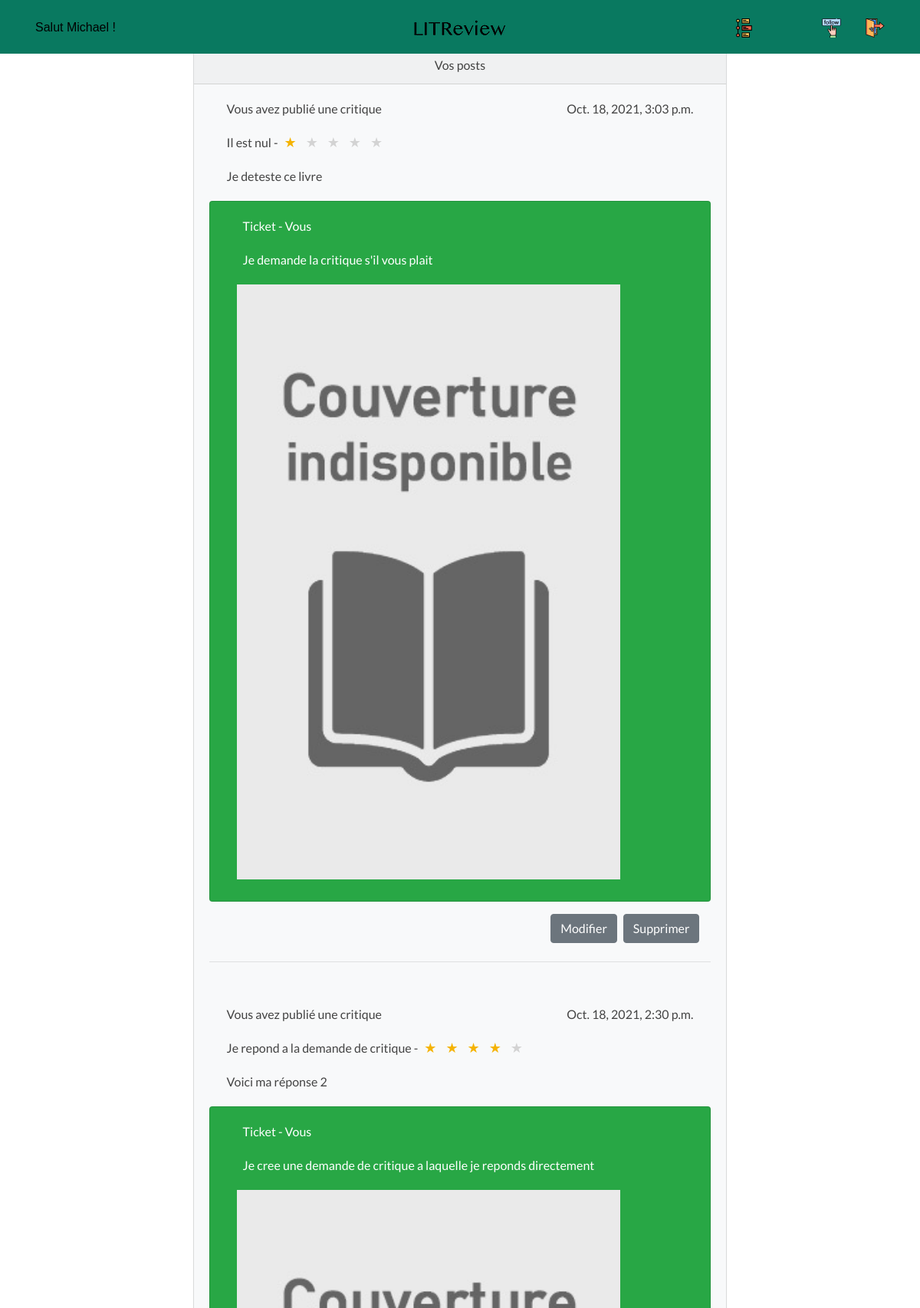
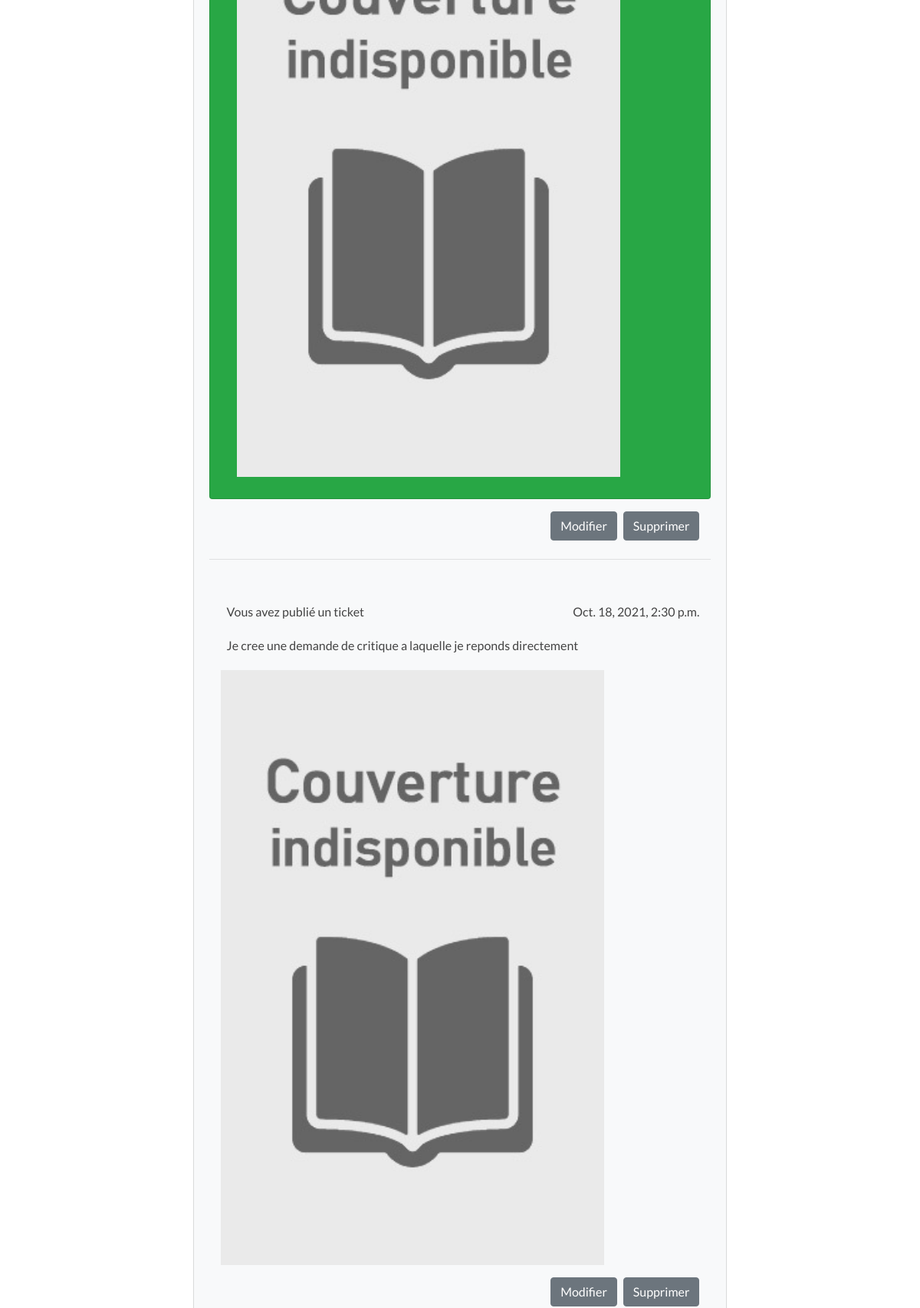
Screenshot of /posts/ (signed in, upper part) with the database file from the repository (2 pictures, top to bottom).
### app/models.py (models this page shows)
class Review(models.Model):
    ticket = models.ForeignKey(to=Ticket, on_delete=models.CASCADE)
    rating = models.PositiveSmallIntegerField(
        validators=[MinValueValidator(0), MaxValueValidator(5)]
    )
    headline = models.CharField(max_length=128)
    body = models.TextField(max_length=8192, blank=True)
    user = models.ForeignKey(
        to=settings.AUTH_USER_MODEL,
        on_delete=models.CASCADE
    )
    time_created = models.DateTimeField(auto_now_add=True)

class Ticket(models.Model):
    title = models.CharField(max_length=128)
    description = models.TextField(max_length=2048, blank=True)
    user = models.ForeignKey(
        to=settings.AUTH_USER_MODEL,
        on_delete=models.CASCADE
    )
    image = models.ImageField(
        null=True,
        blank=True,
        upload_to='images/',
        default='images/default.jpeg'
    )
    time_created = models.DateTimeField(auto_now_add=True)

### app/views.py (the view)
# urls.py: path('posts/', views.posts_view, name='posts'),
@login_required(login_url='login')
def posts_view(request):
    tickets = list(Ticket.objects.filter(user=request.user))
    reviews = list(Review.objects.filter(user=request.user))
    tickets_and_reviews = sorted(
        tickets + reviews,
        key=lambda item: item.time_created,
        reverse=True
    )
    context = {"tickets_and_reviews": tickets_and_reviews}
    return render(request, 'posts.html', context)

### app/templates/posts.html (shortened to what this page needs)
{% extends 'base_index.html' %}
{% load static %}
{% block content %}
    <div id="block-content-home">
        <header>
            {% block navbar %}
                {% include "navbar.html" %}
            {% endblock navbar %}
        </header>
        <div id="content-def-bp">
            <div class="center-block text-center">
                <div class="col d-flex justify-content-center mb-4">
                    <div class="card bg-light mb-3">
                        <div class="card-header">Vos posts</div>
                        {% for item in tickets_and_reviews %}
                            {% if item.rating %}
                                <div class="card-body">
                                    <div class="col d-flex justify-content-between mb-2">
                                        <p class="card-title ml-2">Vous avez publié une critique</p>
                                        <p class="card-title mr-2">{{ item.time_created }}</p>
                                    </div>
                                    <div class="col d-flex mb-2">
                                        <p class="card-title ml-2">{{ item.headline }} - </p>
                                       <div class="django-starfield" id="django-starfield-newreview-rating">
                                           {% widthratio item.rating 1 -1 as negative_item_rating %}
                                           {% with rest=negative_item_rating|add:"5" %}
                                               {% if rest %}
                                                   {% for i in "x"|rjust:rest %}
                                                       <label for="newreview-rating-{{ forloop.counter }}" style="color:lightgray;"></label>
                                                   {% endfor %}
                                               {% endif %}
                                           {% endwith %}
                                           {% for i in "x"|rjust:item.rating %}
                                               <label for="newreview-rating-{{ forloop.counter }}" style="filter:none"></label>
                                           {% endfor %}
                                        </div>
                                    </div>
                                    <div class="col d-flex mb-2">
                                        <p class="card-title ml-2">{{ item.body }}</p>
                                    </div>
                                    <div class="card text-white bg-success mb-3">
                                        <div class="card-body">
                                            <div class="col d-flex mb-2">
                                                <p class="card-title ml-2">Ticket - Vous</p>
                                            </div>
                                            <div class="col d-flex mb-2">
                                                <p class="card-title ml-2">{{ item.ticket.title }}</p>
                                            </div>
                                            <div class="col d-flex mb-2">
                                                {% if item.ticket.image %}
                                                    <img class="img-max" src="{{ item.ticket.image.url }}" alt="{{ item.ticket.image }}"/>
                                                {% endif %}
                                            </div>
                                        </div>
                                    </div>
                                    <div class="col d-flex justify-content-end mb-2">
                                        <a class="btn btn-secondary btn-md mr-2" href="{% url "edit_review" pk=item.id %}">Modifier</a>
                                        <a class="btn btn-secondary btn-md" href="{% url "delete_review" pk=item.id %}">Supprimer</a>
                                    </div>
                                    <hr class="mt-4"/>
                                </div>
                            {% else %}
                                <div class="card-body">
                                    <div class="col d-flex justify-content-between mb-2">
                                        <p class="card-title ml-2">Vous avez publié un ticket</p>
                                        <p class="card-title ml-2">{{ item.time_created }}</p>
                                    </div>
                                    <div class="col d-flex mb-2">
                                        <p class="card-title ml-2">{{ item.title }}</p>
                                    </div>
                                    <div class="col d-flex mb-2">
                                        {% if item.image %}
                                            <img class="img-max mb-2" src="{{ item.image.url }}" alt="image"/>
                                        {% endif %}
                                    </div>
                                    <div class="col d-flex justify-content-end mb-2">
                                        <a class="btn btn-secondary btn-md mr-2" href="{% url "edit_review_request" pk=item.id %}">Modifier</a>
                                        <a class="btn btn-secondary btn-md" href="{%  url "delete_review_request" pk=item.id %}">Supprimer</a>
                                    </div>
                                </div>
                            {% endif %}
                        {% endfor %}
                    </div>
                </div>
            </div>
        </div>
    </div>
{% endblock content %}

### app/templates/navbar.html (shortened to what this page needs)
{% load static %}
{% static "images/LITReview_text.png" as litreview_text_png %}
{% static "images/feed.svg" as feed_icon %}
{% static "images/follow_users.svg" as account_follow_icon %}
{% static "images/logout.svg" as logout_icon %}
{% url "index" as index_url %}
{% url "feed" as feed_url %}
{% url "posts" as posts_url %}
{% url "account_follow" as account_follow_url %}
{% url "logout" as logout_url %}
<div class="navtop-box d-none d-sm-block">
    <nav class="nav navtop container">
        <div class="navtop-block center-block">
            <a id="username" class="nav-link" href="{{ index_url }}">
                <p id="username-text">Salut {{ user }} !</p>
                <img src="{{ litreview_text_png }}" alt="" class="navbar-brand">
            </a>
        </div>
        <div class="navtop-block">
            <a class="nav-link" href="{{ feed_url }}" data-toggle="tooltip" data-placement="bottom"
               title="Mon flux">
                <img src="{{ feed_icon }}" alt="" class="navbar-icon">
            </a>
            <a class="nav-link" href="{{ posts_url }}" data-toggle="tooltip" data-placement="bottom"
               title="Mes posts">
            </a>
            <a class="nav-link" href="{{ account_follow_url }}" data-toggle="tooltip" data-placement="bottom"
               title="Mes abonnements">
                <img src="{{ account_follow_icon }}" alt="" class="navbar-icon">
            </a>
            <a class="nav-link" href="{{ logout_url }}" data-toggle="tooltip" data-placement="bottom"
               title="Me deconnecter">
                <img src="{{ logout_icon }}" alt="" class="navbar-icon">
            </a>
        </div>
    </nav>
</div>

### app/static/css/style.css (style rules this page uses)
body { padding: 0; margin: 0; height: 100vh; font-family: 'Lato', sans-serif !important; color: #434343; }
.img-max { max-width: 500px; width:100%; }
a { color: #097960; }
#username { color: black; font-size: 1rem; font-weight: 500; font-family: 'Helvetica', sans-serif; }
#username-text { margin-top: 1rem; margin-bottom: 1rem; }
.navtop-box { background: rgba(9,121,96, 1); display: flex; height: 70px; position: fixed; top: 0; left: 0; width: 100%; z-index: 9999; }
.navbar-brand { position: absolute; left: 50%; margin-left: -60px !important; display: block; }
.navbar-icon { width: 25px; color: #2FD485; }
.navtop { justify-content: space-between; padding: 0; }
.navtop-block { display: flex; }
.navtop a { display: flex; align-items: center; text-align: center; }
#content1, #content2, #content3, #content-slides, #content-comment-ca-marche, #content-def-bp { padding-left: 5%; padding-right: 5%; }
#content-def-bp { padding-top: 5%; padding-bottom: 10%; }

### app/static/css/django_starfield.css (style rules this page uses)
.django-starfield, .django-starfield label::before { display: inline-block; }
.django-starfield * { margin-left: 7px; padding: 0; }
.django-starfield { unicode-bidi: bidi-override; direction: rtl; }
.django-starfield label { color: #f5b301; filter: grayscale(1); }
.django-starfield label::before { content: '\2605'; width: 18px; line-height: 18px; text-align: center; font-size: 18px; }

### rows the page displays
Review: time_created "Oct. 18, 2021, 3:03 p.m.", headline "Il est nul", rating 1 (drawn), body "Je deteste ce livre", ticket "Je demande la critique s'il vous plait", ticket.image (placeholder picture)
Review: time_created "Oct. 18, 2021, 2:30 p.m.", headline "Je repond a la demande de critique", rating 4 (drawn), body "Voici ma réponse 2", ticket "Je cree une demande de critique a laquelle je reponds directement", ticket.image (placeholder picture)
Ticket: time_created "Oct. 18, 2021, 2:30 p.m.", title "Je cree une demande de critique a laquelle je reponds directement", image (placeholder picture)

### other values shown
{{ user }} "Michael"
